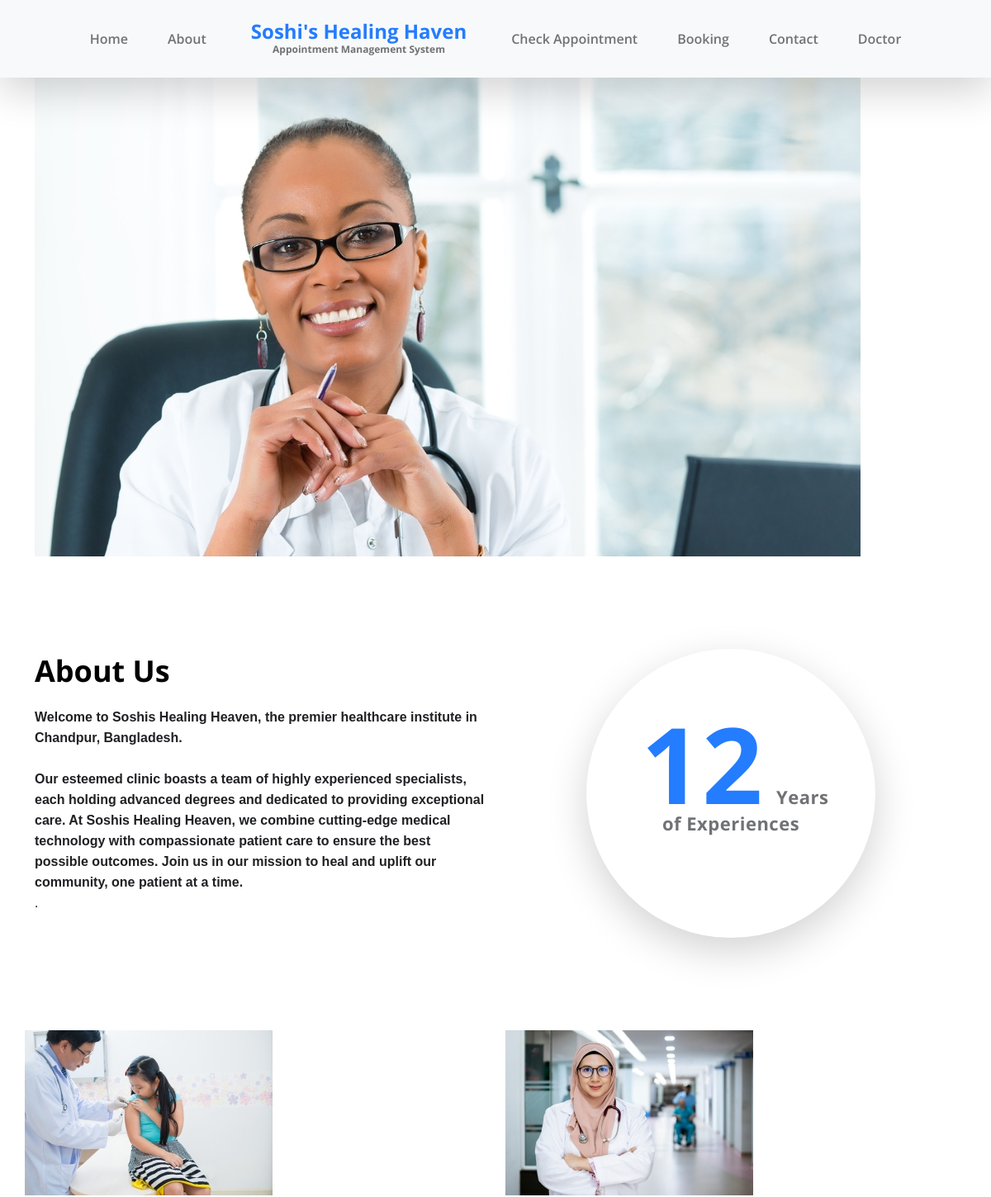
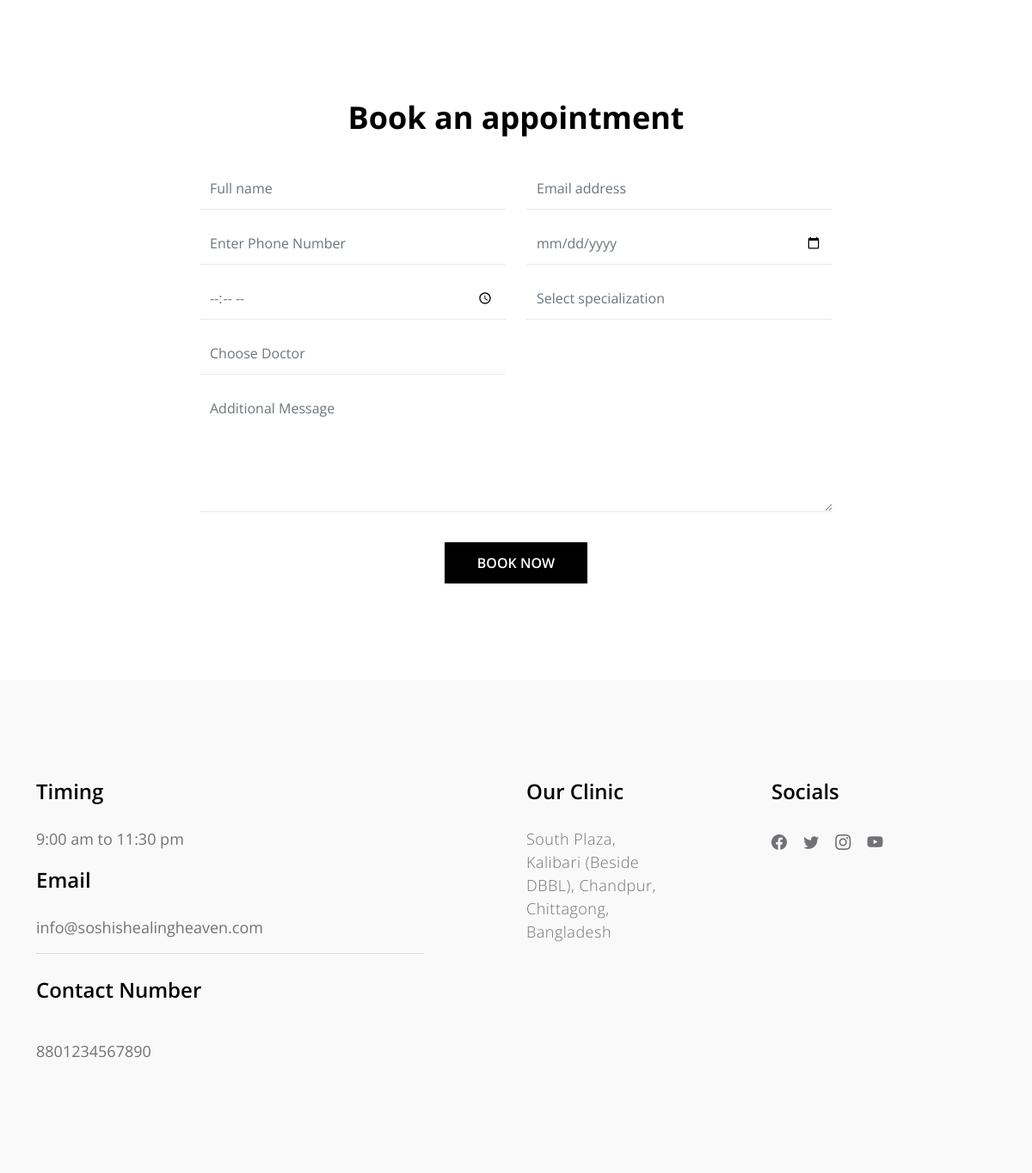
Screenshot of /dams/index.php with the database file from the repository (2 pictures, top to bottom).
### tables this page shows
CREATE TABLE `tblpage` (
  `ID` int(10) NOT NULL,
  `PageType` varchar(200) DEFAULT NULL,
  `PageTitle` mediumtext DEFAULT NULL,
  `PageDescription` mediumtext DEFAULT NULL,
  `Email` varchar(200) DEFAULT NULL,
  `MobileNumber` bigint(10) DEFAULT NULL,
  `UpdationDate` date DEFAULT NULL,
  `Timing` varchar(200) NOT NULL
);

### dams/index.php (the view, shortened to what this page needs)
<?php
include('doctor/includes/dbconnection.php');
?>
<!doctype html>
<html lang="en">
    <head>
        <link href="css/bootstrap.min.css" rel="stylesheet">
        <link href="css/bootstrap-icons.css" rel="stylesheet">
        <link href="css/owl.carousel.min.css" rel="stylesheet">
        <link href="css/owl.theme.default.min.css" rel="stylesheet">
        <link href="css/templatemo-medic-care.css" rel="stylesheet">
    </head>
    <body id="top">
        <main>
            <?php include_once('includes/header.php');?>
            <section class="hero" id="hero">
                <div class="container">
                    <div class="row">
                        <div class="col-12">
                            <div id="myCarousel" class="carousel slide carousel-fade" data-bs-ride="carousel">
                                <div class="carousel-inner">
                                    <div class="carousel-item">
                                        <img src="images/slider/soshis healing heaven.jpg" class="img-fluid" alt="">
                                    </div>
                                </div>
                            </div>
                        </div>
                    </div>
                </div>
            </section>
            <section class="section-padding" id="about">
                <div class="container">
                    <div class="row">
                        <div class="col-lg-6 col-md-6 col-12">
                            <?php
$sql="SELECT * from tblpage where PageType='aboutus'";
$query = $dbh -> prepare($sql);
$query->execute();
$results=$query->fetchAll(PDO::FETCH_OBJ);
$cnt=1;
if($query->rowCount() > 0)
{
foreach($results as $row)
{               ?>
                            <h2 class="mb-lg-3 mb-3"><?php  echo htmlentities($row->PageTitle);?></h2>
                            <p><?php  echo ($row->PageDescription);?>.</p>
                           <?php $cnt=$cnt+1;}} ?>
                        </div>
                        <div class="col-lg-4 col-md-5 col-12 mx-auto">
                            <div class="featured-circle bg-white shadow-lg d-flex justify-content-center align-items-center">
                                <p class="featured-text"><span class="featured-number">12</span> Years<br> of Experiences</p>
                            </div>
                        </div>
                    </div>
                </div>
            </section>
            <section class="gallery">
                <div class="container">
                    <div class="row">
                        <div class="col-lg-6 col-6 ps-0">
                            <img src="images/gallery/Young girl getting injection.jpg" class="img-fluid galleryImage" alt="get a vaccine" title="get a vaccine for yourself">
                        </div>
                        <div class="col-lg-6 col-6 pe-0">
                            <img src="images/gallery/female-doctor-with-presenting-hand-gesture.jpg" class="img-fluid galleryImage" alt="wear a mask" title="wear a mask to protect yourself">
                        </div>
                    </div>
                </div>
            </section>
            <section class="section-padding" id="booking">
                <div class="container">
                    <div class="row">
                        <div class="col-lg-8 col-12 mx-auto">
                            <div class="booking-form">
                                <h2 class="text-center mb-lg-3 mb-2">Book an appointment</h2>
                                <form role="form" method="post">
                                    <div class="row">
                                        <div class="col-lg-6 col-12">
                                            <input type="text" name="name" id="name" class="form-control" placeholder="Full name" required='true'>
                                        </div>
                                        <div class="col-lg-6 col-12">
                                            <input type="email" name="email" id="email" pattern="[^ @]*@[^ @]*" class="form-control" placeholder="Email address" required='true'>
                                        </div>
                                        <div class="col-lg-6 col-12">
                                            <input type="telephone" name="phone" id="phone" class="form-control" placeholder="Enter Phone Number" maxlength="10">
                                        </div>
                                        <div class="col-lg-6 col-12">
                                            <input type="date" name="date" id="date" value="" class="form-control">
                                        </div>
                                            <div class="col-lg-6 col-12">
                                            <input type="time" name="time" id="time" value="" class="form-control">
                                        </div>
    <div class="col-lg-6 col-12">
<select onChange="getdoctors(this.value);"  name="specialization" id="specialization" class="form-control" required>
<option value="">Select specialization</option>
</select>
</div>
    <div class="col-lg-6 col-12">
<select name="doctorlist" id="doctorlist" class="form-control">
<option value="">Choose Doctor</option>
</select>
</div>
                                        <div class="col-12">
                                            <textarea class="form-control" rows="5" id="message" name="message" placeholder="Additional Message"></textarea>
                                        </div>
                                        <div class="col-lg-3 col-md-4 col-6 mx-auto">
                                            <button type="submit" class="form-control" name="submit" id="submit-button">Book Now</button>
                                        </div>
                                    </div>
                                </form>
                            </div>
                        </div>
                    </div>
                </div>
            </section>
        </main>
        <?php include_once('includes/footer.php');?>
    </body>
</html>

### dams/includes/header.php (shortened to what this page needs)
<nav class="navbar navbar-expand-lg bg-light fixed-top shadow-lg">
                <div class="container">
                    <div class="collapse navbar-collapse" id="navbarNav">
                        <ul class="navbar-nav mx-auto">
                            <li class="nav-item active">
                                <a class="nav-link" href="index.php">Home</a>
                            </li>
                            <li class="nav-item">
                                <a class="nav-link" href="#about">About</a>
                            </li>
                            <a class="navbar-brand d-none d-lg-block" href="index.php">
                                Soshi's Healing Haven
                                <strong class="d-block">Appointment Management System</strong>
                            </a>
                            <li class="nav-item">
                                <a class="nav-link" href="check-appointment.php">Check Appointment</a>
                            </li>
                            <li class="nav-item">
                                <a class="nav-link" href="#booking">Booking</a>
                            </li>
                            <li class="nav-item">
                                <a class="nav-link" href="#contact">Contact</a>
                            </li>
                             <li class="nav-item active">
                                <a class="nav-link" href="doctor/login.php">Doctor</a>
                            </li>
                        </ul>
                    </div>
                </div>
            </nav>

### dams/includes/footer.php (shortened to what this page needs)
<footer class="site-footer section-padding" id="contact">
            <div class="container">
                <div class="row">
                    <div class="col-lg-5 me-auto col-12">
                        <?php
$sql="SELECT * from tblpage where PageType='contactus'";
$query = $dbh -> prepare($sql);
$query->execute();
$results=$query->fetchAll(PDO::FETCH_OBJ);
$cnt=1;
if($query->rowCount() > 0)
{
foreach($results as $row)
{               ?>
                        <h5 class="mb-lg-4 mb-3">Timing</h5>
                        <ul class="list-group list-group-flush">
                            <li class="list-group-item d-flex">
                                <?php  echo ($row->Timing);?>
                            </li></ul>
                            <h5 class="mb-lg-4 mb-3">Email</h5>
                            <ul class="list-group list-group-flush">
                            <li class="list-group-item d-flex">
                                <?php  echo ($row->Email);?></li>
                                <br>
                                 <h5 class="mb-lg-4 mb-3">Contact Number</h5>
                            <li class="list-group-item d-flex">
                                <?php  echo ($row->MobileNumber);?></li>
                        </ul>
                    </div>
                    <div class="col-lg-2 col-md-6 col-12 my-4 my-lg-0">
                        <h5 class="mb-lg-4 mb-3">Our Clinic</h5>
                        <p><?php  echo ($row->PageDescription);?></p>
                    </div>
<?php $cnt=$cnt+1;}} ?>
                    <div class="col-lg-3 col-md-6 col-12 ms-auto">
                        <h5 class="mb-lg-4 mb-2">Socials</h5>
                        <ul class="social-icon">
                            <li><a href="#" class="social-icon-link bi-facebook"></a></li>
                            <li><a href="#" class="social-icon-link bi-twitter"></a></li>
                            <li><a href="#" class="social-icon-link bi-instagram"></a></li>
                            <li><a href="#" class="social-icon-link bi-youtube"></a></li>
                        </ul>
                    </div>
                </div>
        </footer>

### dams/css/templatemo-medic-care.css (style rules this page uses)
:root { --white-color: #FFFFFF; --primary-color: #247cff; --section-bg-color: #F9F9F9; --dark-color: #000000; --title-color: #565758; --p-color: #717275; --border-color: #eaeaea; --body-font-family: 'Open Sans', sans-serif; --h1-font-size: 48px; --h2-font-size: 36px; --h3-font-size: 32px; --h4-font-size: 28px; --h5-font-size: 24px; --h6-font-size: 22px; --p-font-size: 18px; --menu-font-size: 16px; --font-weight-light: 300; --font-weight-normal: 400; --font-weight-semibold: 600; --font-weight-bold: 700; }
body { background: var(--white-color); font-family: var(--body-font-family); position: relative; padding-top: 94px; }
h2, h3, h4, h5, h6 { color: var(--dark-color); line-height: inherit; }
h1, h2, h3, h4, h5, h6 { font-weight: var(--font-weight-semibold); }
h1, h2 { font-weight: var(--font-weight-bold); }
h2 { font-size: var(--h2-font-size); }
h5 { font-size: var(--h5-font-size); }
p { color: var(--p-color); font-size: var(--p-font-size); font-weight: var(--font-weight-light); letter-spacing: 0.5px; }
a, button { touch-action: manipulation; transition: all 0.3s; }
a { color: var(--p-color); text-decoration: none; }
.section-padding { padding-top: 7rem; padding-bottom: 7rem; }
b, strong { font-weight: var(--font-weight-bold); }
.list-group-item { background-color: transparent; color: var(--p-color); font-size: var(--p-font-size); padding: 1rem 0; }
.list-group-item:first-child { padding-top: 0; }
.hero { padding-top: 0rem; }
.hero .container { position: relative; overflow: hidden; height: 580px; }
.featured-circle { border-radius: 100%; width: 350px; height: 350px; margin: 0 auto; padding: 0 20px; }
.featured-text { font-size: var(--h6-font-size); line-height: 2rem; font-weight: var(--font-weight-bold); text-align: center; margin-bottom: 0; }
.featured-number { color: var(--primary-color); font-size: 8rem; margin: 0 10px; }
.navbar { padding-top: 20px; padding-bottom: 20px; }
.navbar-brand { color: var(--primary-color); font-size: var(--h5-font-size); font-weight: var(--font-weight-bold); margin: 0 30px; padding: 0; text-align: center; }
.navbar-brand strong { color: var(--p-color); font-size: 12px; position: relative; bottom: 5px; }
.navbar-expand-lg .navbar-nav .nav-link { padding-right: 1.5rem; padding-left: 1.5rem; }
.navbar-nav .nav-link { color: var(--p-color); font-weight: var(--font-weight-semibold); font-size: var(--menu-font-size); padding-top: 15px; padding-bottom: 15px; }
.booking-form .form-control { background: transparent; border-radius: 0; border: 0; border-bottom: 1px solid var(--border-color); color: #6c757d; font-weight: var(--font-weight-normal); padding-top: 12px; padding-bottom: 12px; margin-top: 15px; transition: all 0.3s; }
.booking-form #submit-button { background: var(--dark-color); border-bottom: 0; font-weight: var(--font-weight-semibold); color: var(--white-color); text-transform: uppercase; margin-top: 35px; }
.site-footer { background: var(--section-bg-color); }
.social-icon { margin: 0; padding: 0; }
.social-icon li { list-style: none; display: inline-block; vertical-align: top; transition: all 0.3s; }
.social-icon-link { font-size: var(--p-font-size); display: inline-block; vertical-align: top; margin-top: 4px; margin-bottom: 4px; margin-right: 15px; }

### rows the page displays
tblpage: PageTitle "About Us", PageDescription "Welcome to Soshis Healing Heaven, the premier healthcare institute in Chandpur, Bangladesh. Our esteemed clinic boasts a team of highly experienced specialists, each holding advanced degrees and dedicated to providing exceptional care. At Soshis Healing Heaven, we combine cutting-edge medical technology with compassionate patient care to ensure the best possible outcomes. Join us in our mission to heal and uplift our community, one patient at a time."
tblpage: Timing "9:00 am to 11:30 pm", Email "info@soshishealingheaven.com", MobileNumber "8801234567890", PageDescription "South Plaza, Kalibari (Beside DBBL), Chandpur, Chittagong, Bangladesh"
